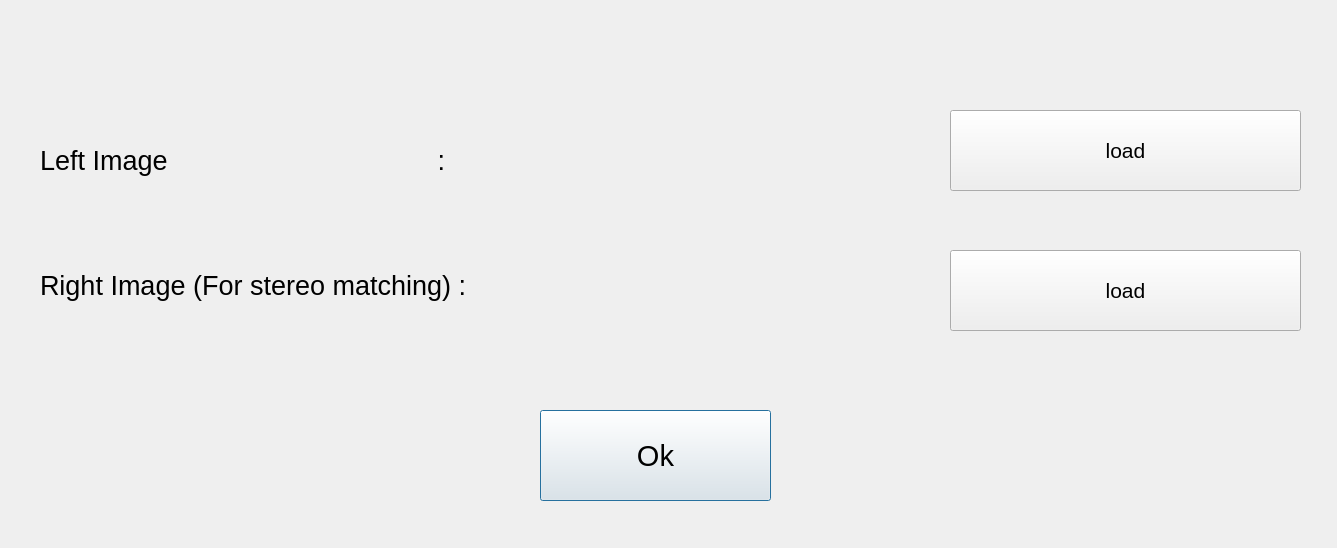
<?xml version="1.0" encoding="UTF-8"?>
<ui version="4.0">
 <class>Dialog</class>
 <widget class="QDialog" name="Dialog">
  <property name="geometry">
   <rect>
    <x>0</x>
    <y>0</y>
    <width>1337</width>
    <height>548</height>
   </rect>
  </property>
  <property name="windowTitle">
   <string>Dialog</string>
  </property>
  <widget class="QPushButton" name="pushButton">
   <property name="geometry">
    <rect>
     <x>540</x>
     <y>410</y>
     <width>231</width>
     <height>91</height>
    </rect>
   </property>
   <property name="font">
    <font>
     <family>Arial</family>
     <pointsize>22</pointsize>
    </font>
   </property>
   <property name="text">
    <string>Ok</string>
   </property>
  </widget>
  <widget class="QLabel" name="label">
   <property name="geometry">
    <rect>
     <x>40</x>
     <y>120</y>
     <width>861</width>
     <height>81</height>
    </rect>
   </property>
   <property name="font">
    <font>
     <family>Arial</family>
     <pointsize>20</pointsize>
    </font>
   </property>
   <property name="text">
    <string>Left Image                                    :</string>
   </property>
  </widget>
  <widget class="QLabel" name="label_2">
   <property name="geometry">
    <rect>
     <x>40</x>
     <y>250</y>
     <width>831</width>
     <height>71</height>
    </rect>
   </property>
   <property name="font">
    <font>
     <family>Arial</family>
     <pointsize>20</pointsize>
    </font>
   </property>
   <property name="text">
    <string>Right Image (For stereo matching) :</string>
   </property>
  </widget>
  <widget class="QPushButton" name="pushButton_2">
   <property name="geometry">
    <rect>
     <x>950</x>
     <y>110</y>
     <width>351</width>
     <height>81</height>
    </rect>
   </property>
   <property name="font">
    <font>
     <family>Arial</family>
     <pointsize>16</pointsize>
    </font>
   </property>
   <property name="text">
    <string>load</string>
   </property>
  </widget>
  <widget class="QPushButton" name="pushButton_3">
   <property name="geometry">
    <rect>
     <x>950</x>
     <y>250</y>
     <width>351</width>
     <height>81</height>
    </rect>
   </property>
   <property name="font">
    <font>
     <family>Arial</family>
     <pointsize>16</pointsize>
    </font>
   </property>
   <property name="text">
    <string>load</string>
   </property>
  </widget>
 </widget>
 <resources/>
 <connections/>
</ui>
